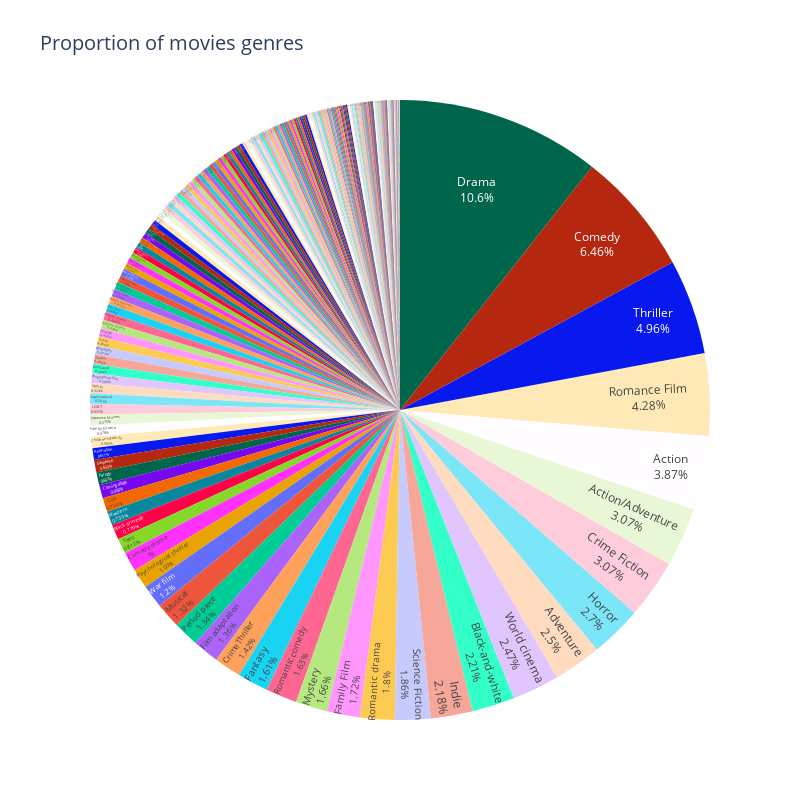

Notebook source saved alongside this figure:
### Code cell
plot_genres_proportions_sorted(df_genres, False)

### Figure 1 — Plotly figure (JSON) as saved in the notebook; plotly's stock layout.template omitted (floating-point values rounded to 4 significant figures; data arrays with more than 128 entries replaced by an {"elided": "..."} marker saying what was removed)
{"data": [{"hoverinfo": "label+value+percent", "labels": {"elided": "335 str values"}, "marker": {"colors": ["rgb(141,211,199)", "rgb(255,255,179)", "rgb(190,186,218)", "rgb(251,128,114)", "rgb(128,177,211)", "rgb(253,180,98)", "rgb(179,222,105)", "rgb(252,205,229)", "rgb(217,217,217)", "rgb(188,128,189)", "rgb(204,235,197)", "rgb(255,237,111)"]}, "sort": false, "textinfo": "percent+label", "textposition": "inside", "type": "pie", "values": {"elided": "335 int values"}}], "layout": {"height": 800, "legend": {"title": {}}, "showlegend": false, "title": {"font": {"size": 20}, "text": "Proportion of movies genres"}, "width": 800}}
